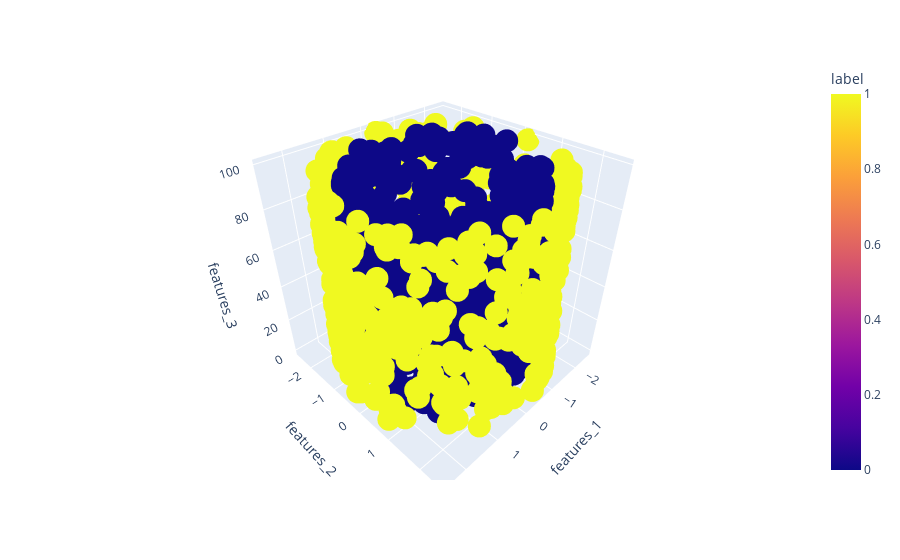

This figure's notebook cell:
### Code cell
import plotly.express as px
fig = px.scatter_3d(df, x='features_1', y='features_2', z='features_3', color='label', opacity = 1)
fig.show()

### Figure 1 — Plotly figure (JSON) as saved in the notebook; plotly's stock layout.template omitted (floating-point values rounded to 4 significant figures; data arrays with more than 128 entries replaced by an {"elided": "..."} marker saying what was removed)
{"data": [{"hovertemplate": "features_1=%{x}<br>features_2=%{y}<br>features_3=%{z}<br>label=%{marker.color}<extra></extra>", "legendgroup": "", "marker": {"color": {"elided": "1258 int values"}, "coloraxis": "coloraxis", "opacity": 1, "symbol": "circle"}, "mode": "markers", "name": "", "scene": "scene", "showlegend": false, "type": "scatter3d", "x": {"elided": "1258 float values"}, "y": {"elided": "1258 float values"}, "z": {"elided": "1258 int values"}}], "layout": {"coloraxis": {"colorbar": {"title": {"text": "label"}}, "colorscale": [[0, "#0d0887"], [0.1111, "#46039f"], [0.2222, "#7201a8"], [0.3333, "#9c179e"], [0.4444, "#bd3786"], [0.5556, "#d8576b"], [0.6667, "#ed7953"], [0.7778, "#fb9f3a"], [0.8889, "#fdca26"], [1, "#f0f921"]]}, "legend": {"tracegroupgap": 0}, "margin": {"t": 60}, "scene": {"domain": {"x": [0, 1], "y": [0, 1]}, "xaxis": {"title": {"text": "features_1"}}, "yaxis": {"title": {"text": "features_2"}}, "zaxis": {"title": {"text": "features_3"}}}}}
